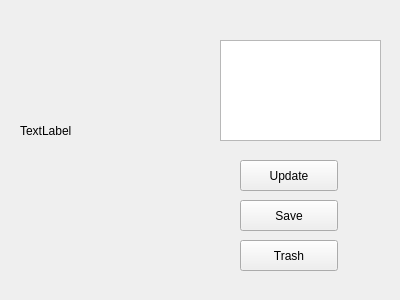
<?xml version="1.0" encoding="UTF-8"?>
<ui version="4.0">
 <class>image_processing</class>
 <widget class="QWidget" name="image_processing">
  <property name="geometry">
   <rect>
    <x>0</x>
    <y>0</y>
    <width>400</width>
    <height>300</height>
   </rect>
  </property>
  <property name="windowTitle">
   <string>Form</string>
  </property>
  <widget class="QPushButton" name="Tag">
   <property name="geometry">
    <rect>
     <x>240</x>
     <y>160</y>
     <width>98</width>
     <height>31</height>
    </rect>
   </property>
   <property name="text">
    <string>Update</string>
   </property>
  </widget>
  <widget class="QLabel" name="label">
   <property name="geometry">
    <rect>
     <x>20</x>
     <y>20</y>
     <width>181</width>
     <height>221</height>
    </rect>
   </property>
   <property name="text">
    <string>TextLabel</string>
   </property>
  </widget>
  <widget class="QPushButton" name="Next">
   <property name="geometry">
    <rect>
     <x>240</x>
     <y>200</y>
     <width>98</width>
     <height>31</height>
    </rect>
   </property>
   <property name="text">
    <string>Save</string>
   </property>
  </widget>
  <widget class="QTextBrowser" name="textBrowser">
   <property name="geometry">
    <rect>
     <x>220</x>
     <y>40</y>
     <width>161</width>
     <height>101</height>
    </rect>
   </property>
  </widget>
  <widget class="QPushButton" name="pushButton">
   <property name="geometry">
    <rect>
     <x>240</x>
     <y>240</y>
     <width>98</width>
     <height>31</height>
    </rect>
   </property>
   <property name="text">
    <string>Trash</string>
   </property>
  </widget>
 </widget>
 <resources/>
 <connections/>
</ui>
